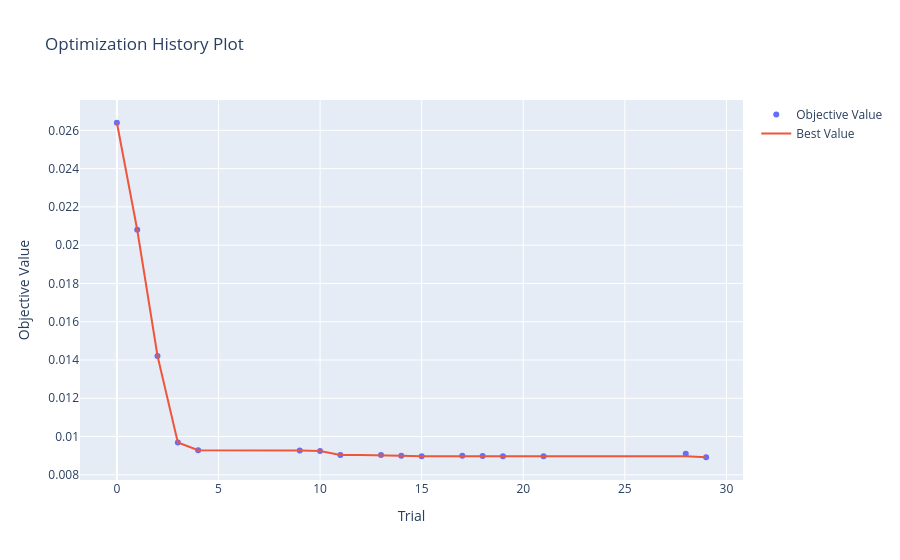
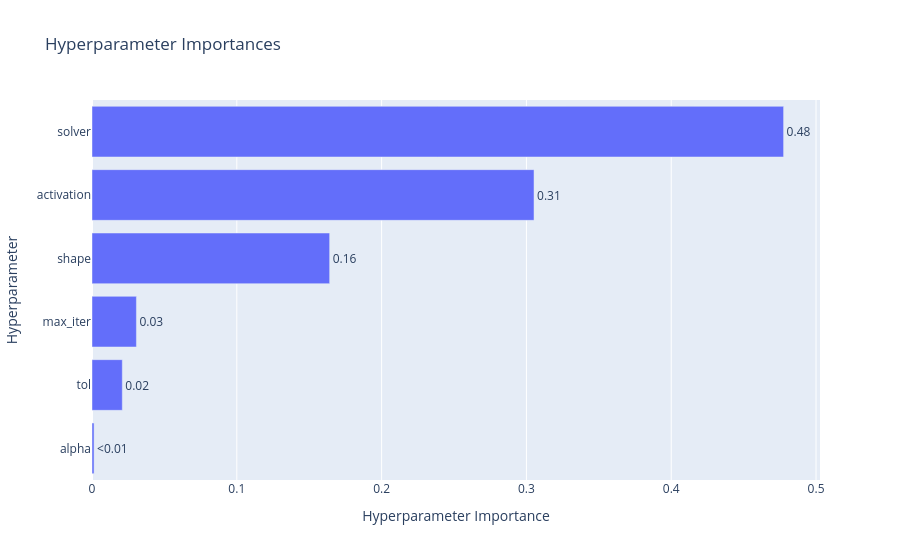
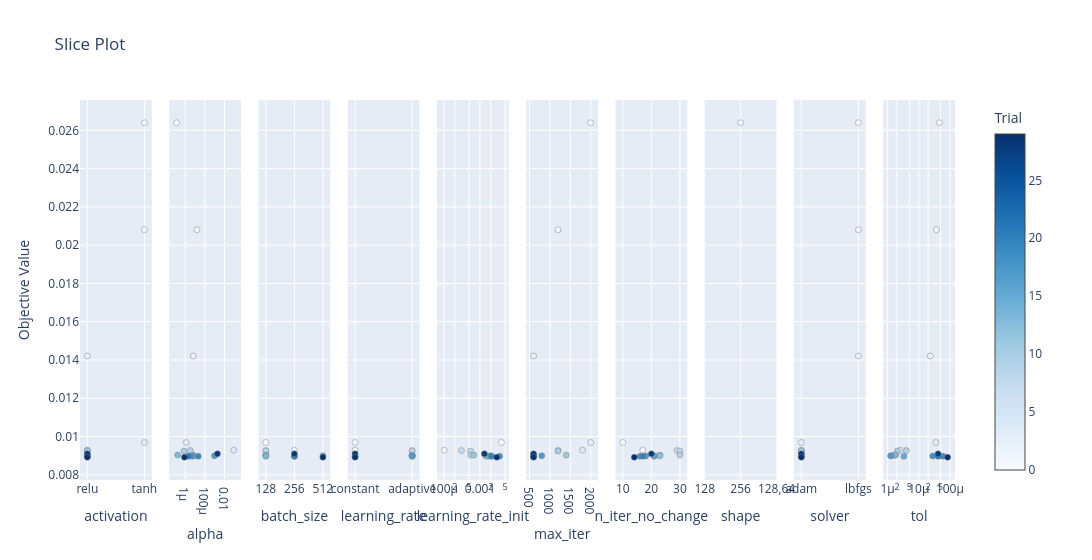
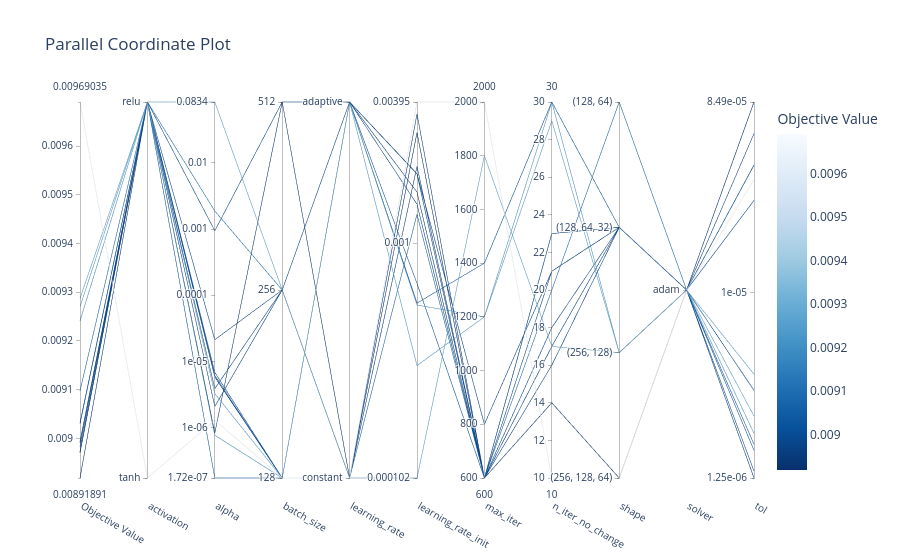

Notebook source saved alongside these figures, in order:
### Code cell
study = results[0]["study"]

vis.plot_optimization_history(study).show()
vis.plot_param_importances(study).show()
vis.plot_slice(study).show()
vis.plot_parallel_coordinate(study).show()
vis.plot_contour(study).show()
vis.plot_edf(study).show()

### Figure 1 — Plotly figure (JSON) as saved in the notebook; plotly's stock layout.template omitted (floating-point values rounded to 4 significant figures)
{"data": [{"mode": "markers", "name": "Objective Value", "x": [0, 1, 2, 3, 4, 9, 10, 11, 13, 14, 15, 17, 18, 19, 21, 28, 29], "y": [0.0264, 0.02081, 0.01421, 0.00969, 0.009287, 0.009271, 0.009241, 0.009033, 0.00903, 0.008991, 0.008971, 0.008993, 0.008983, 0.008973, 0.008972, 0.009098, 0.008919], "type": "scatter"}, {"mode": "lines", "name": "Best Value", "x": [0, 1, 2, 3, 4, 5, 6, 7, 8, 9, 10, 11, 12, 13, 14, 15, 16, 17, 18, 19, 20, 21, 22, 23, 24, 25, 26, 27, 28, 29], "y": [0.0264, 0.02081, 0.01421, 0.00969, 0.009287, 0.009287, 0.009287, 0.009287, 0.009287, 0.009271, 0.009241, 0.009033, 0.009033, 0.00903, 0.008991, 0.008971, 0.008971, 0.008971, 0.008971, 0.008971, 0.008971, 0.008971, 0.008971, 0.008971, 0.008971, 0.008971, 0.008971, 0.008971, 0.008971, 0.008919], "type": "scatter"}, {"marker": {"color": "#cccccc"}, "mode": "markers", "name": "Infeasible Trial", "showlegend": false, "x": [], "y": [], "type": "scatter"}], "layout": {"title": {"text": "Optimization History Plot"}, "xaxis": {"title": {"text": "Trial"}}, "yaxis": {"title": {"text": "Objective Value"}}}}

### Figure 2 — Plotly figure (JSON) as saved in the notebook; plotly's stock layout.template omitted (floating-point values rounded to 4 significant figures)
{"data": [{"cliponaxis": false, "hovertemplate": ["alpha (FloatDistribution): 0.001423692536545896<extra></extra>", "tol (FloatDistribution): 0.020931858889704013<extra></extra>", "max_iter (IntDistribution): 0.030673647617261168<extra></extra>", "shape (CategoricalDistribution): 0.16411720474070865<extra></extra>", "activation (CategoricalDistribution): 0.30524744686770483<extra></extra>", "solver (CategoricalDistribution): 0.4776061493480753<extra></extra>"], "name": "Objective Value", "orientation": "h", "text": ["<0.01", "0.02", "0.03", "0.16", "0.31", "0.48"], "textposition": "outside", "x": [0.001424, 0.02093, 0.03067, 0.1641, 0.3052, 0.4776], "y": ["alpha", "tol", "max_iter", "shape", "activation", "solver"], "type": "bar"}], "layout": {"title": {"text": "Hyperparameter Importances"}, "xaxis": {"title": {"text": "Hyperparameter Importance"}}, "yaxis": {"title": {"text": "Hyperparameter"}}}}

### Figure 3 — Plotly figure (JSON) as saved in the notebook; plotly's stock layout.template omitted (floating-point values rounded to 4 significant figures)
{"data": [{"marker": {"color": [0, 1, 2, 3, 4, 9, 10, 11, 13, 14, 15, 17, 18, 19, 21, 28, 29], "colorbar": {"title": {"text": "Trial"}, "x": 1.0, "xpad": 40}, "colorscale": [[0.0, "rgb(247,251,255)"], [0.125, "rgb(222,235,247)"], [0.25, "rgb(198,219,239)"], [0.375, "rgb(158,202,225)"], [0.5, "rgb(107,174,214)"], [0.625, "rgb(66,146,198)"], [0.75, "rgb(33,113,181)"], [0.875, "rgb(8,81,156)"], [1.0, "rgb(8,48,107)"]], "line": {"color": "Grey", "width": 0.5}, "showscale": true}, "mode": "markers", "name": "Feasible Trial", "showlegend": false, "x": ["tanh", "tanh", "relu", "tanh", "relu", "relu", "relu", "relu", "relu", "relu", "relu", "relu", "relu", "relu", "relu", "relu", "relu"], "y": [0.0264, 0.02081, 0.01421, 0.00969, 0.009287, 0.009271, 0.009241, 0.009033, 0.00903, 0.008991, 0.008971, 0.008993, 0.008983, 0.008973, 0.008972, 0.009098, 0.008919], "type": "scatter", "xaxis": "x", "yaxis": "y"}, {"marker": {"color": [0, 1, 2, 3, 4, 9, 10, 11, 13, 14, 15, 17, 18, 19, 21, 28, 29], "colorbar": {"title": {"text": "Trial"}, "x": 1.0, "xpad": 40}, "colorscale": [[0.0, "rgb(247,251,255)"], [0.125, "rgb(222,235,247)"], [0.25, "rgb(198,219,239)"], [0.375, "rgb(158,202,225)"], [0.5, "rgb(107,174,214)"], [0.625, "rgb(66,146,198)"], [0.75, "rgb(33,113,181)"], [0.875, "rgb(8,81,156)"], [1.0, "rgb(8,48,107)"]], "line": {"color": "Grey", "width": 0.5}, "showscale": false}, "mode": "markers", "name": "Feasible Trial", "showlegend": false, "x": [1.329e-07, 1.578e-05, 6.725e-06, 1.286e-06, 0.08343, 3.241e-06, 7.614e-07, 6.124e-06, 1.719e-07, 6.791e-06, 5.802e-06, 0.0009425, 3.862e-06, 2.124e-05, 2.077e-06, 0.001872, 8.234e-07], "y": [0.0264, 0.02081, 0.01421, 0.00969, 0.009287, 0.009271, 0.009241, 0.009033, 0.00903, 0.008991, 0.008971, 0.008993, 0.008983, 0.008973, 0.008972, 0.009098, 0.008919], "type": "scatter", "xaxis": "x2", "yaxis": "y2"}, {"marker": {"color": [3, 4, 9, 10, 11, 13, 14, 15, 17, 18, 19, 21, 28, 29], "colorbar": {"title": {"text": "Trial"}, "x": 1.0, "xpad": 40}, "colorscale": [[0.0, "rgb(247,251,255)"], [0.125, "rgb(222,235,247)"], [0.25, "rgb(198,219,239)"], [0.375, "rgb(158,202,225)"], [0.5, "rgb(107,174,214)"], [0.625, "rgb(66,146,198)"], [0.75, "rgb(33,113,181)"], [0.875, "rgb(8,81,156)"], [1.0, "rgb(8,48,107)"]], "line": {"color": "Grey", "width": 0.5}, "showscale": false}, "mode": "markers", "name": "Feasible Trial", "showlegend": false, "x": [128, 256, 128, 128, 128, 128, 128, 128, 512, 256, 256, 256, 256, 512], "y": [0.00969, 0.009287, 0.009271, 0.009241, 0.009033, 0.00903, 0.008991, 0.008971, 0.008993, 0.008983, 0.008973, 0.008972, 0.009098, 0.008919], "type": "scatter", "xaxis": "x3", "yaxis": "y3"}, {"marker": {"color": [3, 4, 9, 10, 11, 13, 14, 15, 17, 18, 19, 21, 28, 29], "colorbar": {"title": {"text": "Trial"}, "x": 1.0, "xpad": 40}, "colorscale": [[0.0, "rgb(247,251,255)"], [0.125, "rgb(222,235,247)"], [0.25, "rgb(198,219,239)"], [0.375, "rgb(158,202,225)"], [0.5, "rgb(107,174,214)"], [0.625, "rgb(66,146,198)"], [0.75, "rgb(33,113,181)"], [0.875, "rgb(8,81,156)"], [1.0, "rgb(8,48,107)"]], "line": {"color": "Grey", "width": 0.5}, "showscale": false}, "mode": "markers", "name": "Feasible Trial", "showlegend": false, "x": ["constant", "constant", "adaptive", "adaptive", "adaptive", "adaptive", "adaptive", "adaptive", "adaptive", "adaptive", "constant", "constant", "constant", "constant"], "y": [0.00969, 0.009287, 0.009271, 0.009241, 0.009033, 0.00903, 0.008991, 0.008971, 0.008993, 0.008983, 0.008973, 0.008972, 0.009098, 0.008919], "type": "scatter", "xaxis": "x4", "yaxis": "y4"}, {"marker": {"color": [3, 4, 9, 10, 11, 13, 14, 15, 17, 18, 19, 21, 28, 29], "colorbar": {"title": {"text": "Trial"}, "x": 1.0, "xpad": 40}, "colorscale": [[0.0, "rgb(247,251,255)"], [0.125, "rgb(222,235,247)"], [0.25, "rgb(198,219,239)"], [0.375, "rgb(158,202,225)"], [0.5, "rgb(107,174,214)"], [0.625, "rgb(66,146,198)"], [0.75, "rgb(33,113,181)"], [0.875, "rgb(8,81,156)"], [1.0, "rgb(8,48,107)"]], "line": {"color": "Grey", "width": 0.5}, "showscale": false}, "mode": "markers", "name": "Feasible Trial", "showlegend": false, "x": [0.003946, 0.0001022, 0.0003047, 0.0005488, 0.0005591, 0.0006767, 0.001461, 0.001643, 0.001963, 0.001962, 0.003516, 0.00211, 0.001325, 0.002931], "y": [0.00969, 0.009287, 0.009271, 0.009241, 0.009033, 0.00903, 0.008991, 0.008971, 0.008993, 0.008983, 0.008973, 0.008972, 0.009098, 0.008919], "type": "scatter", "xaxis": "x5", "yaxis": "y5"}, {"marker": {"color": [0, 1, 2, 3, 4, 9, 10, 11, 13, 14, 15, 17, 18, 19, 21, 28, 29], "colorbar": {"title": {"text": "Trial"}, "x": 1.0, "xpad": 40}, "colorscale": [[0.0, "rgb(247,251,255)"], [0.125, "rgb(222,235,247)"], [0.25, "rgb(198,219,239)"], [0.375, "rgb(158,202,225)"], [0.5, "rgb(107,174,214)"], [0.625, "rgb(66,146,198)"], [0.75, "rgb(33,113,181)"], [0.875, "rgb(8,81,156)"], [1.0, "rgb(8,48,107)"]], "line": {"color": "Grey", "width": 0.5}, "showscale": false}, "mode": "markers", "name": "Feasible Trial", "showlegend": false, "x": [2000, 1200, 600, 2000, 1800, 1200, 1200, 1400, 600, 600, 600, 800, 600, 600, 600, 600, 600], "y": [0.0264, 0.02081, 0.01421, 0.00969, 0.009287, 0.009271, 0.009241, 0.009033, 0.00903, 0.008991, 0.008971, 0.008993, 0.008983, 0.008973, 0.008972, 0.009098, 0.008919], "type": "scatter", "xaxis": "x6", "yaxis": "y6"}, {"marker": {"color": [3, 4, 9, 10, 11, 13, 14, 15, 17, 18, 19, 21, 28, 29], "colorbar": {"title": {"text": "Trial"}, "x": 1.0, "xpad": 40}, "colorscale": [[0.0, "rgb(247,251,255)"], [0.125, "rgb(222,235,247)"], [0.25, "rgb(198,219,239)"], [0.375, "rgb(158,202,225)"], [0.5, "rgb(107,174,214)"], [0.625, "rgb(66,146,198)"], [0.75, "rgb(33,113,181)"], [0.875, "rgb(8,81,156)"], [1.0, "rgb(8,48,107)"]], "line": {"color": "Grey", "width": 0.5}, "showscale": false}, "mode": "markers", "name": "Feasible Trial", "showlegend": false, "x": [10, 17, 29, 30, 30, 23, 23, 21, 21, 18, 16, 17, 20, 14], "y": [0.00969, 0.009287, 0.009271, 0.009241, 0.009033, 0.00903, 0.008991, 0.008971, 0.008993, 0.008983, 0.008973, 0.008972, 0.009098, 0.008919], "type": "scatter", "xaxis": "x7", "yaxis": "y7"}, {"marker": {"color": [0, 1, 2, 3, 4, 9, 10, 11, 13, 14, 15, 17, 18, 19, 21, 28, 29], "colorbar": {"title": {"text": "Trial"}, "x": 1.0, "xpad": 40}, "colorscale": [[0.0, "rgb(247,251,255)"], [0.125, "rgb(222,235,247)"], [0.25, "rgb(198,219,239)"], [0.375, "rgb(158,202,225)"], [0.5, "rgb(107,174,214)"], [0.625, "rgb(66,146,198)"], [0.75, "rgb(33,113,181)"], [0.875, "rgb(8,81,156)"], [1.0, "rgb(8,48,107)"]], "line": {"color": "Grey", "width": 0.5}, "showscale": false}, "mode": "markers", "name": "Feasible Trial", "showlegend": false, "x": [[256], [256, 128, 64], [256, 128, 64], [256, 128, 64], [256, 128], [256, 128], [256, 128], [128, 64, 32], [128, 64, 32], [128, 64, 32], [128, 64, 32], [128, 64, 32], [128, 64, 32], [128, 64, 32], [128, 64, 32], [128, 64], [256, 128, 64]], "y": [0.0264, 0.02081, 0.01421, 0.00969, 0.009287, 0.009271, 0.009241, 0.009033, 0.00903, 0.008991, 0.008971, 0.008993, 0.008983, 0.008973, 0.008972, 0.009098, 0.008919], "type": "scatter", "xaxis": "x8", "yaxis": "y8"}, {"marker": {"color": [0, 1, 2, 3, 4, 9, 10, 11, 13, 14, 15, 17, 18, 19, 21, 28, 29], "colorbar": {"title": {"text": "Trial"}, "x": 1.0, "xpad": 40}, "colorscale": [[0.0, "rgb(247,251,255)"], [0.125, "rgb(222,235,247)"], [0.25, "rgb(198,219,239)"], [0.375, "rgb(158,202,225)"], [0.5, "rgb(107,174,214)"], [0.625, "rgb(66,146,198)"], [0.75, "rgb(33,113,181)"], [0.875, "rgb(8,81,156)"], [1.0, "rgb(8,48,107)"]], "line": {"color": "Grey", "width": 0.5}, "showscale": false}, "mode": "markers", "name": "Feasible Trial", "showlegend": false, "x": ["lbfgs", "lbfgs", "lbfgs", "adam", "adam", "adam", "adam", "adam", "adam", "adam", "adam", "adam", "adam", "adam", "adam", "adam", "adam"], "y": [0.0264, 0.02081, 0.01421, 0.00969, 0.009287, 0.009271, 0.009241, 0.009033, 0.00903, 0.008991, 0.008971, 0.008993, 0.008983, 0.008973, 0.008972, 0.009098, 0.008919], "type": "scatter", "xaxis": "x9", "yaxis": "y9"}, {"marker": {"color": [0, 1, 2, 3, 4, 9, 10, 11, 13, 14, 15, 17, 18, 19, 21, 28, 29], "colorbar": {"title": {"text": "Trial"}, "x": 1.0, "xpad": 40}, "colorscale": [[0.0, "rgb(247,251,255)"], [0.125, "rgb(222,235,247)"], [0.25, "rgb(198,219,239)"], [0.375, "rgb(158,202,225)"], [0.5, "rgb(107,174,214)"], [0.625, "rgb(66,146,198)"], [0.75, "rgb(33,113,181)"], [0.875, "rgb(8,81,156)"], [1.0, "rgb(8,48,107)"]], "line": {"color": "Grey", "width": 0.5}, "showscale": false}, "mode": "markers", "name": "Feasible Trial", "showlegend": false, "x": [4.623e-05, 3.718e-05, 2.336e-05, 3.55e-05, 2.497e-06, 3.997e-06, 2.055e-06, 1.82e-06, 1.7e-06, 1.346e-06, 3.332e-06, 1.246e-06, 2.812e-05, 5.959e-05, 4.185e-05, 4.174e-05, 8.49e-05], "y": [0.0264, 0.02081, 0.01421, 0.00969, 0.009287, 0.009271, 0.009241, 0.009033, 0.00903, 0.008991, 0.008971, 0.008993, 0.008983, 0.008973, 0.008972, 0.009098, 0.008919], "type": "scatter", "xaxis": "x10", "yaxis": "y10"}], "layout": {"xaxis": {"anchor": "y", "domain": [0.0, 0.082], "title": {"text": "activation"}, "type": "category", "categoryorder": "array", "categoryarray": ["relu", "tanh"]}, "yaxis": {"anchor": "x", "domain": [0.0, 1.0], "title": {"text": "Objective Value"}}, "xaxis2": {"anchor": "y2", "domain": [0.102, 0.184], "title": {"text": "alpha"}, "type": "log"}, "yaxis2": {"anchor": "x2", "domain": [0.0, 1.0], "matches": "y", "showticklabels": false}, "xaxis3": {"anchor": "y3", "domain": [0.204, 0.286], "title": {"text": "batch_size"}, "type": "category", "categoryorder": "array", "categoryarray": [128, 256, 512]}, "yaxis3": {"anchor": "x3", "domain": [0.0, 1.0], "matches": "y", "showticklabels": false}, "xaxis4": {"anchor": "y4", "domain": [0.306, 0.388], "title": {"text": "learning_rate"}, "type": "category", "categoryorder": "array", "categoryarray": ["constant", "adaptive"]}, "yaxis4": {"anchor": "x4", "domain": [0.0, 1.0], "matches": "y", "showticklabels": false}, "xaxis5": {"anchor": "y5", "domain": [0.408, 0.49], "title": {"text": "learning_rate_init"}, "type": "log"}, "yaxis5": {"anchor": "x5", "domain": [0.0, 1.0], "matches": "y", "showticklabels": false}, "xaxis6": {"anchor": "y6", "domain": [0.51, 0.592], "title": {"text": "max_iter"}}, "yaxis6": {"anchor": "x6", "domain": [0.0, 1.0], "matches": "y", "showticklabels": false}, "xaxis7": {"anchor": "y7", "domain": [0.612, 0.694], "title": {"text": "n_iter_no_change"}}, "yaxis7": {"anchor": "x7", "domain": [0.0, 1.0], "matches": "y", "showticklabels": false}, "xaxis8": {"anchor": "y8", "domain": [0.714, 0.796], "title": {"text": "shape"}, "type": "category", "categoryorder": "array", "categoryarray": [[128], [256], [128, 64], [256, 128], [256, 128, 64], [128, 64, 32]]}, "yaxis8": {"anchor": "x8", "domain": [0.0, 1.0], "matches": "y", "showticklabels": false}, "xaxis9": {"anchor": "y9", "domain": [0.816, 0.898], "title": {"text": "solver"}, "type": "category", "categoryorder": "array", "categoryarray": ["adam", "lbfgs"]}, "yaxis9": {"anchor": "x9", "domain": [0.0, 1.0], "matches": "y", "showticklabels": false}, "xaxis10": {"anchor": "y10", "domain": [0.918, 1.0], "title": {"text": "tol"}, "type": "log"}, "yaxis10": {"anchor": "x10", "domain": [0.0, 1.0], "matches": "y", "showticklabels": false}, "title": {"text": "Slice Plot"}, "width": 3000}}

### Figure 4 — Plotly figure (JSON) as saved in the notebook; plotly's stock layout.template omitted (floating-point values rounded to 4 significant figures)
{"data": [{"dimensions": [{"label": "Objective Value", "range": [0.008919, 0.00969], "values": [0.00969, 0.009271, 0.009241, 0.009033, 0.00903, 0.008991, 0.008971, 0.009287, 0.008983, 0.008973, 0.008972, 0.009098, 0.008993, 0.008919]}, {"label": "activation", "range": [0, 1], "ticktext": ["tanh", "relu"], "tickvals": [0, 1], "values": [0, 1, 1, 1, 1, 1, 1, 1, 1, 1, 1, 1, 1, 1]}, {"label": "alpha", "range": [-6.765, -1.079], "ticktext": ["1.72e-07", "1e-06", "1e-05", "0.0001", "0.001", "0.01", "0.0834"], "tickvals": [-6.765, -6, -5, -4, -3, -2, -1.079], "values": [-5.891, -5.489, -6.118, -5.213, -6.765, -5.168, -5.236, -1.079, -5.413, -4.673, -5.683, -2.728, -3.026, -6.084]}, {"label": "batch_size", "range": [0, 2], "ticktext": ["128", "256", "512"], "tickvals": [0, 1, 2], "values": [0, 0, 0, 0, 0, 0, 0, 1, 1, 1, 1, 1, 2, 2]}, {"label": "learning_rate", "range": [0, 1], "ticktext": ["constant", "adaptive"], "tickvals": [0, 1], "values": [0, 1, 1, 1, 1, 1, 1, 0, 1, 0, 0, 0, 1, 0]}, {"label": "learning_rate_init", "range": [-3.991, -2.404], "ticktext": ["0.000102", "0.001", "0.00395"], "tickvals": [-3.991, -3, -2.404], "values": [-2.404, -3.516, -3.261, -3.253, -3.17, -2.835, -2.784, -3.991, -2.707, -2.454, -2.676, -2.878, -2.707, -2.533]}, {"label": "max_iter", "range": [600, 2000], "values": [2000, 1200, 1200, 1400, 600, 600, 600, 1800, 600, 600, 600, 600, 800, 600]}, {"label": "n_iter_no_change", "range": [10, 30], "values": [10, 29, 30, 30, 23, 23, 21, 17, 18, 16, 17, 20, 21, 14]}, {"label": "shape", "range": [0, 3], "ticktext": ["(256, 128, 64)", "(256, 128)", "(128, 64, 32)", "(128, 64)"], "tickvals": [0, 1, 2, 3], "values": [0, 1, 1, 2, 2, 2, 2, 1, 2, 2, 2, 3, 2, 0]}, {"label": "solver", "range": [0, 0], "ticktext": ["adam"], "tickvals": [0], "values": [0, 0, 0, 0, 0, 0, 0, 0, 0, 0, 0, 0, 0, 0]}, {"label": "tol", "range": [-5.904, -4.071], "ticktext": ["1.25e-06", "1e-05", "8.49e-05"], "tickvals": [-5.904, -5, -4.071], "values": [-4.45, -5.398, -5.687, -5.74, -5.77, -5.871, -5.477, -5.603, -4.551, -4.225, -4.378, -4.379, -5.904, -4.071]}], "labelangle": 30, "labelside": "bottom", "line": {"color": [0.00969, 0.009271, 0.009241, 0.009033, 0.00903, 0.008991, 0.008971, 0.009287, 0.008983, 0.008973, 0.008972, 0.009098, 0.008993, 0.008919], "colorbar": {"title": {"text": "Objective Value"}}, "colorscale": [[0.0, "rgb(247,251,255)"], [0.125, "rgb(222,235,247)"], [0.25, "rgb(198,219,239)"], [0.375, "rgb(158,202,225)"], [0.5, "rgb(107,174,214)"], [0.625, "rgb(66,146,198)"], [0.75, "rgb(33,113,181)"], [0.875, "rgb(8,81,156)"], [1.0, "rgb(8,48,107)"]], "reversescale": true, "showscale": true}, "type": "parcoords"}], "layout": {"title": {"text": "Parallel Coordinate Plot"}}}
